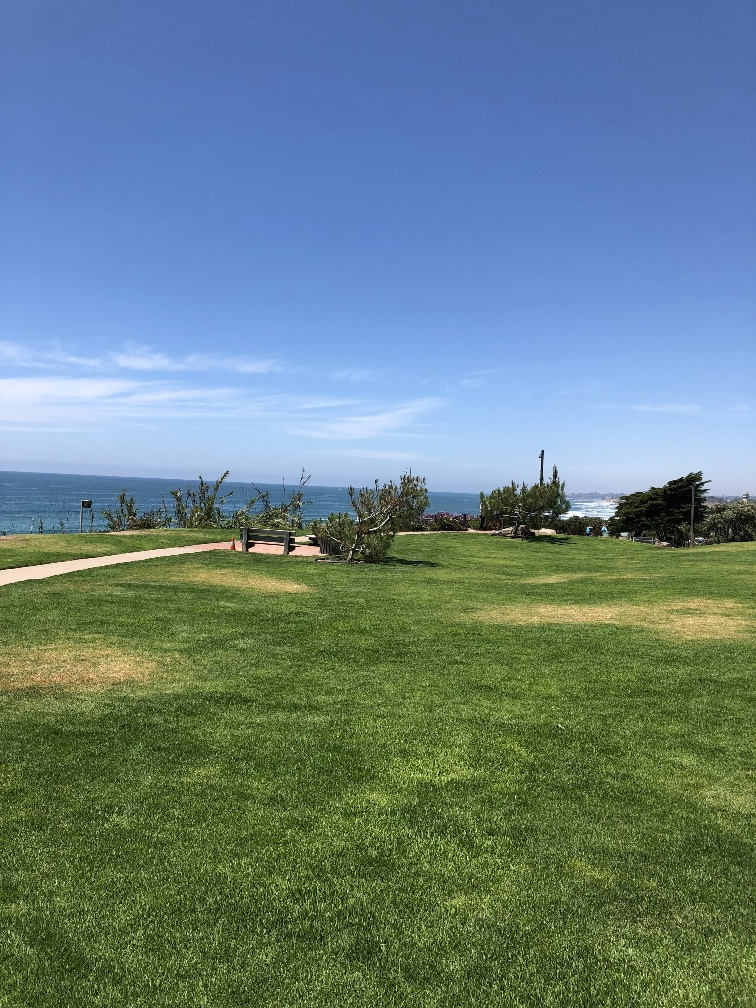
#> input picture Image_registration_using_homography_and_feature_matching/scene/scene1.jpg, 756 x 1008 px; its folder holds 4 pictures in this run
$ python create_panaroma_using_OpenCV_stitcherClass.py
#> lines starting #> are read from the running program, lines starting #| are printed output that depends on the picture
import cv2
import numpy as np
import matplotlib.pyplot as plt
import math
import glob
import matplotlib
plt.rcParams['image.cmap'] = 'gray'

# Read images.
imagefiles = glob.glob('./scene/*') # read all the files in the folder
imagefiles.sort()
print(imagefiles)

images = []
for filename in imagefiles:
    img = cv2.imread(filename)
#> img is the input picture: shape (1008, 756, 3); mean B, G, R 131.1, 128.6, 103.6
    img = cv2.cvtColor(img, cv2.COLOR_BGR2RGB)
    images.append(img)

num_images = len(images)

# Display images.
plt.figure(figsize = [20,10])
num_cols = 4
num_rows = math.ceil(num_images / num_cols)
for i in range(0, num_images):
    plt.subplot(num_rows, num_cols, i+1)
    plt.axis('off')
    plt.title(f" Scene {i + 1}")
    plt.imshow(images[i]);

#using the sticher class

stitcher = cv2.Stitcher_create()
status, panorama = stitcher.stitch(images)
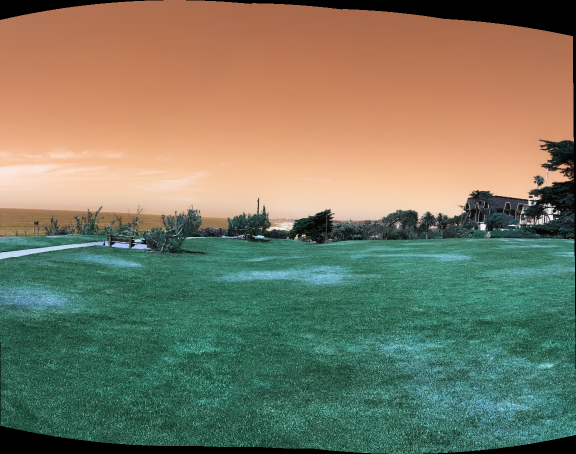
#> panorama: shape (908, 1152, 3) (shown at 1/2 size); mean of channels 0, 1, 2 99.9, 122.6, 121.8; drawn as B, G, R
if status == 0:
    plt.figure(figsize = [20,10])
    plt.imshow(panorama)
    plt.title("panaroma striched")
    plt.show()
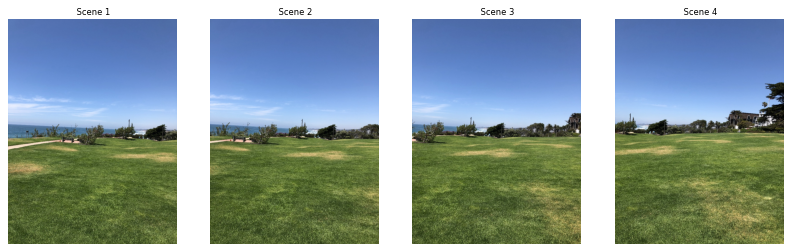
#> figure drawn by matplotlib, 4 panels

# crop the panaroma as wanted

plt.figure(figsize = [20,10])
plt.imshow(panorama)
cropped_region = panorama[90:867, 1:2000] #y =90:867 , x =1:2000
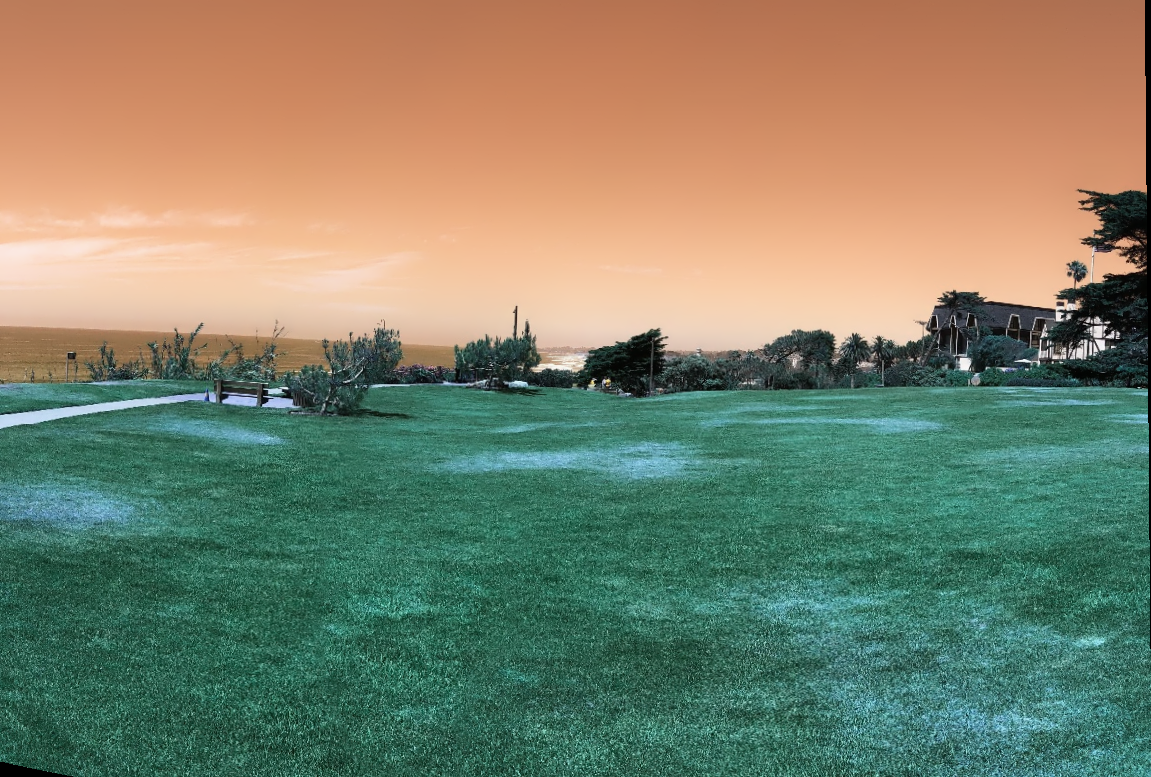
#> cropped_region: shape (777, 1151, 3); mean of channels 0, 1, 2 107, 130.3, 125.6; drawn as B, G, R
plt.imshow(cropped_region);
plt.title("panaroma striched & cropped_region")
plt.show()
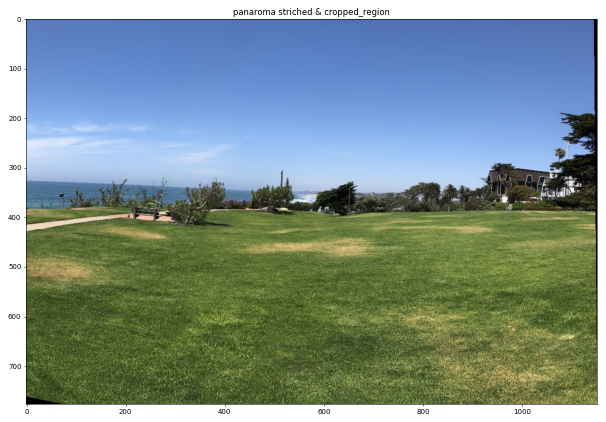
#> figure drawn by matplotlib, 1 panel
